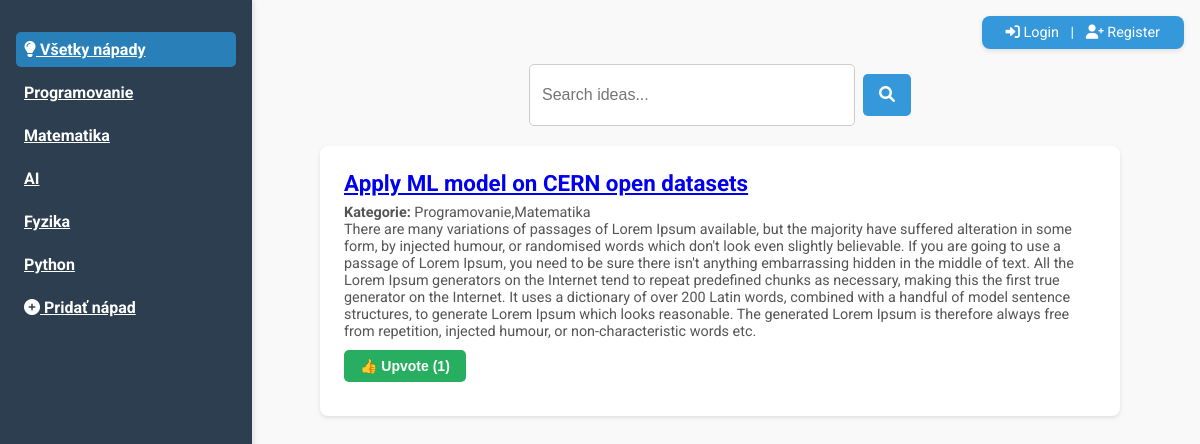
Before: / with the older database file.
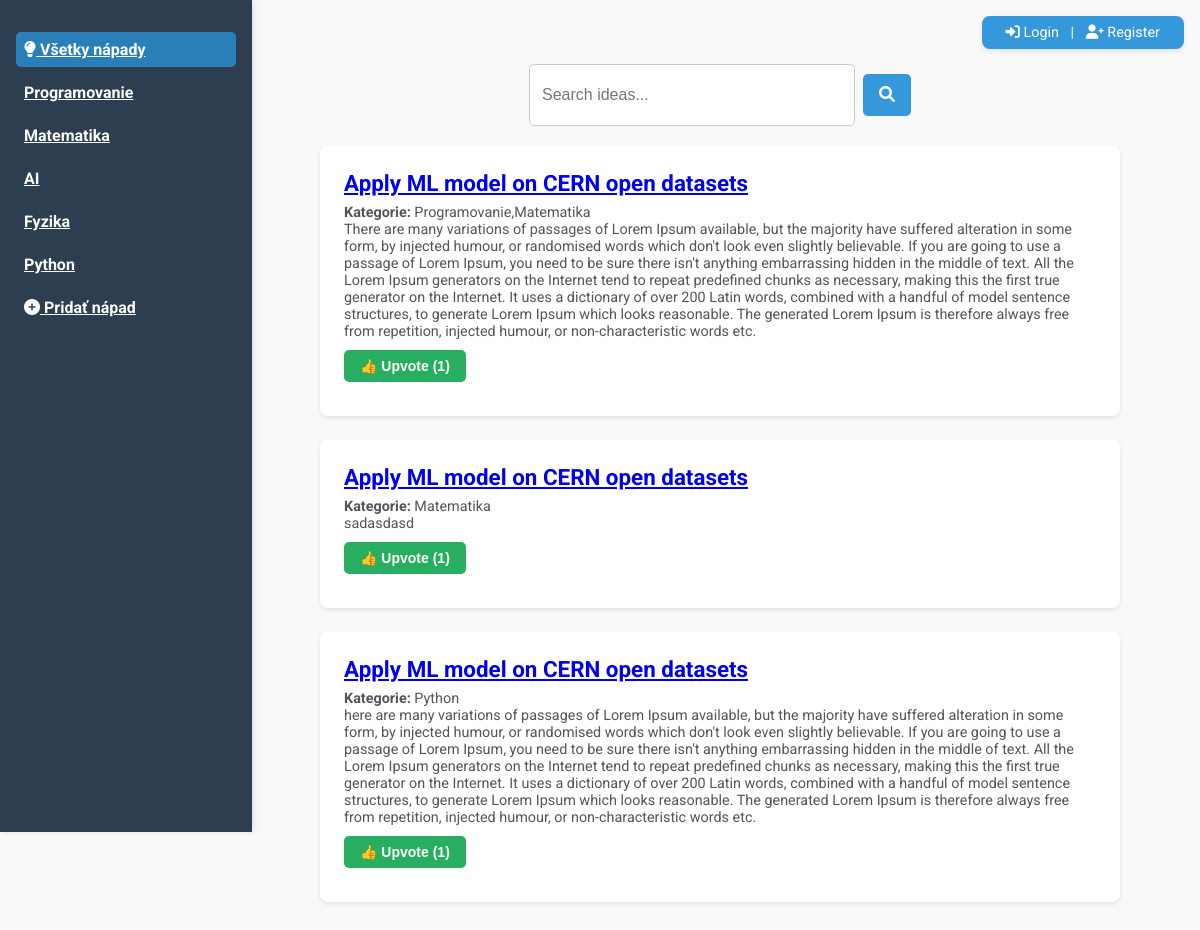
After: the same page with the newer database file.
### app.py (models this page shows)
class Category(db.Model):
    id = db.Column(db.Integer, primary_key=True)
    name = db.Column(db.String(100), unique=True, nullable=False)

class Idea(db.Model):
    id = db.Column(db.Integer, primary_key=True)
    title = db.Column(db.String(200), nullable=False)
    description = db.Column(db.Text, nullable=False)
    user_id = db.Column(db.Integer, db.ForeignKey('user.id'), nullable=False)
    comments = db.relationship('Comment', backref='idea', lazy=True, cascade="all, delete")
    upvotes = db.Column(db.Integer, default=0)
    categories = db.Column(db.String(255), nullable=True)
    file = db.Column(db.String(255), nullable=True)
    working_users = db.relationship('User', secondary=working_on, backref=db.backref('working_ideas', lazy='dynamic'))
    completed_by = db.Column(db.String(255), nullable=True)
    completion_link = db.Column(db.String(255), nullable=True)
    completed_ideas = db.relationship('CompletedIdea', back_populates='idea', lazy=True, cascade="all, delete")

### app.py (the view)
@app.route('/')
def home():
    categories = Category.query.all()
    selected_category = request.args.get('category')
    search_query = request.args.get('search', '')
    if selected_category:
        ideas = Idea.query.filter(Idea.categories.contains(selected_category))
    else:
        ideas = Idea.query
    if search_query:
        ideas = ideas.filter(Idea.title.contains(search_query) | Idea.description.contains(search_query))
    ideas = ideas.all()
    return render_template('index.html', ideas=ideas, categories=categories, selected_category=selected_category)

### templates/index.html (shortened to what this page needs)
<!DOCTYPE html>
<html lang="en">
<head>
    <link href="https://cdnjs.cloudflare.com/ajax/libs/font-awesome/6.0.0-beta3/css/all.min.css" rel="stylesheet">
    <link rel="stylesheet" href="/static/styles.css">
</head>
<body>
    <aside>
        <ul>
            <li><a href="/" {% if not selected_category %}class="active"{% endif %}><i class="fas fa-lightbulb"></i> Všetky nápady</a></li>
            {% for category in categories %}
            <li><a href="{{ url_for('home', category=category.name) }}">{{ category.name }}</a></li>
            {% endfor %}
            <li><a href="/add_idea"><i class="fas fa-plus-circle"></i> Pridať nápad</a></li>
        </ul>
    </aside>
    <header>
        {% if session.get('user_id') %}
        <a href="/logout"><i class="fas fa-sign-out-alt"></i> Logout</a>
        {% else %}
        <a href="/login"><i class="fas fa-sign-in-alt"></i> Login</a> |
        <a href="/register"><i class="fas fa-user-plus"></i> Register</a>
        {% endif %}
    </header>
    <main>
        <div class="searchbar">
            <form method="GET">
                <input type="text" name="search" placeholder="Search ideas..." value="{{ request.args.get('search', '') }}">
                <button type="submit"><i class="fas fa-search"></i></button>
            </form>
        </div>
        <ul>
            {% if ideas %}
            {% for idea in ideas %}
            <li>
                <h3><a href="{{ url_for('idea_detail', idea_id=idea.id) }}">{{ idea.title }}</a></h3>
                <p><strong>Kategorie:</strong> {{ idea.categories }}</p>
                <p>{{ idea.description }}</p>
                <form action="{{ url_for('upvote_idea', idea_id=idea.id) }}" method="POST" style="display: inline;">
                    <button type="submit" class="upvote-btn">👍 Upvote ({{ idea.upvotes }})</button>
                </form>
            </li>
            {% endfor %}
            {% endif %}
        </ul>
    </main>
</body>
</html>

### static/styles.css (style rules this page uses)
body { font-family: 'Roboto', sans-serif; margin: 0; padding: 0; display: flex; background-color: #f9f9f9; color: #333; }
aside { background-color: #2c3e50; color: white; width: 220px; padding: 1rem; position: fixed; top: 0; left: 0; height: 100vh; overflow-y: auto; box-shadow: 2px 0 5px rgba(0, 0, 0, 0.1); }
aside ul { list-style: none; padding: 0; }
aside ul li { margin-bottom: 0.5rem; }
aside ul li a { color: white; font-weight: bold; padding: 0.5rem; display: block; border-radius: 5px; transition: background-color 0.3s ease; }
aside ul li a.active { background-color: #2980b9; color: white; border-radius: 5px; }
header { position: fixed; top: 1rem; right: 1rem; background-color: #3498db; color: white; padding: 0.5rem 1rem; border-radius: 8px; box-shadow: 0 2px 5px rgba(0, 0, 0, 0.1); font-size: 0.9rem; z-index: 1000; }
header a { color: white; margin: 0 0.5rem; text-decoration: none; }
main { margin-left: 240px; margin-top: 2rem; padding: 2rem; flex: 1; display: flex; flex-direction: column; align-items: center; }
main ul { width: 100%; max-width: 800px; display: flex; flex-direction: column; gap: 1.5rem; list-style: none; padding: 0; margin: 0; }
main ul li { background-color: white; border-radius: 8px; padding: 1.5rem; box-shadow: 0 2px 4px rgba(0, 0, 0, 0.1); transition: transform 0.2s ease, box-shadow 0.2s ease; }
main ul li h3 { font-size: 1.4rem; margin: 0 0 0.5rem; color: #333; }
main ul li p { margin: 0; font-size: 0.9rem; color: #555; }
.searchbar { margin-bottom: 20px; display: flex; justify-content: center; align-items: center; }
.searchbar form { display: flex; gap: 0.5rem; }
.searchbar input[type="text"] { width: 300px; padding: 0.75rem; font-size: 1rem; border: 1px solid #ccc; border-radius: 5px; outline: none; transition: border-color 0.3s ease; }
.searchbar button { padding: 0.75rem 1rem; font-size: 1rem; color: white; background-color: #3498db; border: none; border-radius: 5px; cursor: pointer; transition: background-color 0.3s ease; }
.searchbar button i { margin: 0; }
button { display: inline-block; padding: 10px 15px; margin: 10px 0; font-size: 14px; color: white; background-color: #007bff; border: none; border-radius: 5px; cursor: pointer; transition: background 0.3s; }
.upvote-btn { background-color: #27ae60; color: white; border: none; padding: 0.5rem 1rem; border-radius: 5px; cursor: pointer; font-weight: bold; transition: background 0.3s ease; }

Changed rows visible on the page:
added Idea: title "Apply ML model on CERN open datasets", categories "Matematika", description "sadasdasd", upvotes "1"
added Idea: title "Apply ML model on CERN open datasets", categories "Python", description "here are many variations of passages of Lorem Ipsum available, but the majority have suffered alteration in some form, by injected humour, or randomised words which don't look even slightly believable. If you are going to use a passage of Lorem Ipsum, you need to be sure there isn't anything embarrassing hidden in the middle of text. All the Lorem Ipsum generators on the Internet tend to repeat predefined chunks as necessary, making this the first true generator on the Internet. It uses a dictionary of over 200 Latin words, combined with a handful of model sentence structures, to generate Lorem Ipsum which looks reasonable. The generated Lorem Ipsum is therefore always free from repetition,…", upvotes "1"
